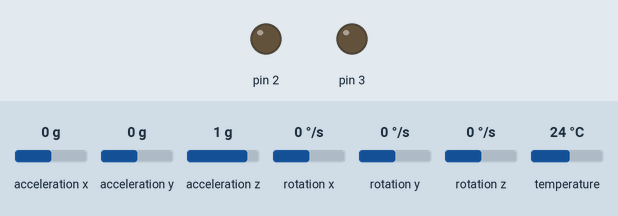
A sketch run on a simulated Arduino Leonardo, built with avr-gcc and run on an emulated ATmega32U4. Parts: output pins drawn as LEDs (lit = HIGH). Dashed ring = blinking. The test bench sets the inputs (shaded band); at power-on: rotation x 0 °/s, acceleration x 0 g, acceleration y 0 g, acceleration z 1 g, rotation y 0 °/s, rotation z 0 °/s, temperature 24 °C. What the sketch prints to the serial monitor is not drawn.

Above: at 1.3 s.
1.4 s: rotation x set to 18 °/s
2.9 s: rotation x set to 22 °/s
At 3.15 s:
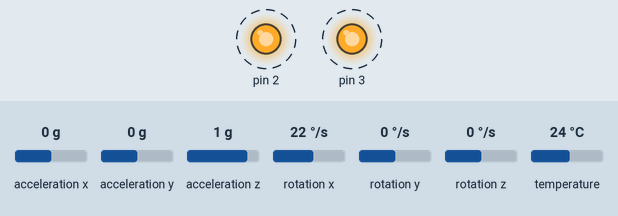
Timing chart, 0 to 11.9 s (numbered marks = the images above; inputs shaded):
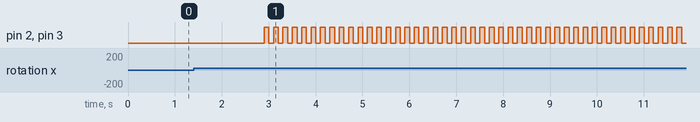

Measured:
- the behaviour switches between 20 and 21 °/s on rotation x (found by bisection; images 0 and 1)
- after the input at 1.4 s, every drawn part: stays the same
- after the input at 2.9 s, pin 2, pin 3: alternates HIGH for 0.10 s and LOW for 0.10 s, starting at once

The sketch:

demo.ino
```cpp
#include <Adafruit_MPU6050.h>
#include <Adafruit_Sensor.h>
#include <Wire.h>

Adafruit_MPU6050 mpu;

#define led 3;
#define buzzer 2;

// Declare variables to store gyro data
float xGyro, yGyro, zGyro;
float threshold;
void setup(void) {
  Serial.begin(115200);
  pinMode(3,OUTPUT);
  pinMode(2,OUTPUT);
  while (!Serial) {
    delay(10); // will pause Zero, Leonardo, etc until serial console opens
  }

  // Try to initialize!
  if (!mpu.begin()) {
    Serial.println("Failed to find MPU6050 chip");
    while (1) {
      delay(10);
    }
  }

  mpu.setAccelerometerRange(MPU6050_RANGE_16_G);
  mpu.setGyroRange(MPU6050_RANGE_250_DEG);
  mpu.setFilterBandwidth(MPU6050_BAND_21_HZ);
  delay(100);
}

void loop() {
  sensors_event_t a, g, temp;
  mpu.getEvent(&a, &g, &temp);

  // Store gyro data in the variables
  threshold = g.gyro.x + g.gyro.y + g.gyro.z;

  while(threshold >= abs(0.35))
  {
    alarm();
  }


  xGyro = g.gyro.x;
  yGyro = g.gyro.y;
  zGyro = g.gyro.z;

  // Print temperature and acceleration data
  Serial.print("Accuracy:");
  Serial.print(threshold);
  Serial.print("\tTemperature:");
  Serial.print(temp.temperature);
  Serial.print("\tx-acceleration:");
  Serial.print(a.acceleration.x);
  Serial.print("\ty-acceleration:");
  Serial.print(a.acceleration.y);
  Serial.print("\tz-acceleration:");
  Serial.print(a.acceleration.z);

  Serial.print("\tx-gyro:");
  Serial.print(xGyro);
  Serial.print("\ty-gyro:");
  Serial.print(yGyro);
  Serial.print("\tz-gyro:");
  Serial.println(zGyro);

  delay(50);
}


void alarm()
{
  digitalWrite(2,HIGH);
  digitalWrite(3,HIGH);
  delay(100);
  digitalWrite(2,LOW);
  digitalWrite(3,LOW);
  delay(100);
}
```
